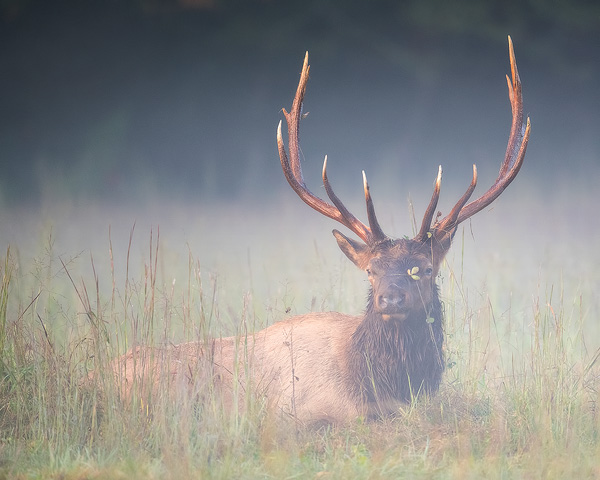
//> input picture code/examples/test.jpg, 600 x 480 px
$ ./HistogramEqualizationOpenMP   (built with g++ and OpenCV 4)
//> lines starting //> are read from the running program, lines starting //| are printed output that depends on the picture
#include <iostream>
#include <vector>
#include <cmath>
#include <omp.h>
#include "opencv2/highgui/highgui.hpp"
#include "opencv2/imgproc/imgproc.hpp"
#include <opencv2/core/utility.hpp>
#include <chrono>
using namespace cv;


void histogramEqualization2(Mat& image) {
    int num_rows = image.size[0];
    int num_cols = image.size[1];
    int total_pixels = num_rows * num_cols;

    // Calculate the histogram
    std::vector<int> histogram(256, 0);
    #pragma omp parallel default(shared)
    {
    #pragma omp for collapse(2) schedule(static)
    for (int i = 0; i < num_rows; ++i) {
        for (int j = 0; j < num_cols; ++j) {
            #pragma omp atomic
            ++histogram[image.at<uchar>(i, j)];
        }
    }

    // Calculate the cumulative distribution function (CDF)
    #pragma omp single
    std::vector<int> cdf(256, 0);
    cdf[0] = histogram[0];
    for (int i = 1; i < 256; ++i) {
        cdf[i] = cdf[i - 1] + histogram[i];
    }


    // Perform histogram equalization
    #pragma omp for collapse(2) schedule(static)
    for (int i = 0; i < num_rows; ++i) {
        for (int j = 0; j < num_cols; ++j) {
            int pixel_value = image.at<uchar>(i, j);

            float equalized_pixel_value = (cdf[pixel_value] / static_cast<float>(total_pixels)) * 255;

            image.at<uchar>(i, j) = static_cast<int>(round(equalized_pixel_value));
        }
    }
    }
}
void histogramEqualization(Mat& image, Mat& yuv, int num_rows, int num_cols) {
    int total_pixels = num_rows * num_cols;
    std::vector<int> histogram(256, 0);

    // Perform the color conversion and calculate the histogram
    #pragma omp parallel default(shared)
        {
    #pragma omp for collapse(2) schedule(static)

    for (int i = 0; i < num_rows; ++i) {
        for (int j = 0; j < num_cols; ++j) {
            Vec3b intensity = image.at<Vec3b>(i, j);

            uchar B = intensity.val[0];
            uchar G = intensity.val[1];
            uchar R = intensity.val[2];

            uchar Y = 0.299 * R + 0.587 * G + 0.114 * B;
            uchar U = -0.169 * R - 0.331 * G + 0.499 * B + 128;
            uchar V = 0.499 * R - 0.418 * G - 0.0813 * B + 128;


            Vec3b yuv_int = yuv.at<Vec3b>(i, j);
            yuv_int[0] = Y;
            yuv_int[1] = U;
            yuv_int[2] = V;

            yuv.at<Vec3b>(i, j) = yuv_int;
            #pragma omp atomic
            ++histogram[Y];
        }
    }

    //  Calculate the cumulative distribution function (CDF) and the min element of CDF greather than zero
    std::vector<int> cdf(256, 0);
    int cdf_min = 0;
    #pragma omp single
    {

    cdf[0] = histogram[0];

    for (int i = 1; i < 256; ++i) {
        cdf[i] = cdf[i - 1] + histogram[i];

    }
    for (int i = 0; i < 256; ++i) {
        if (cdf[i] != 0) {
            cdf_min = i;
            break;
        }
    }
    //std::cout << cdf_min << std::endl;
    }
    // Perform histogram equalization
    #pragma omp for collapse(2) schedule(static)
    for (int i = 0; i < num_rows; ++i) {
        for (int j = 0; j < num_cols; ++j) {
            Vec3b yuv_int = yuv.at<Vec3b>(i, j);

            uchar Y = static_cast<int>(round(255 * (cdf[yuv_int[0]] - cdf_min) / static_cast<float>(total_pixels - cdf_min)));
            uchar U = yuv_int[1];
            uchar V = yuv_int[2];

            uchar R = std::max(0, std::min(255, static_cast<int>(Y + 1.402 * (V - 128))));
            uchar G = std::max(0, std::min(255, static_cast<int>(Y - 0.344 * (U - 128) - 0.714 * (V - 128))));
            uchar B = std::max(0, std::min(255, static_cast<int>(Y + 1.772 * (U - 128))));

            Vec3b intensity = yuv.at<Vec3b>(i, j);
            intensity[0] = B;
            intensity[1] = G;
            intensity[2] = R;
            yuv.at<Vec3b>(i, j) = intensity;


        }
    }
    }
}
int main() {
    //Load and show the image
    std::string image_path = samples::findFile("test.jpg");
    Mat image = imread(image_path);
//> image is the input picture: 480 rows x 600 cols, CV_8UC3; mean B, G, R 139.3, 140.9, 141.7
    resize(image, image, Size(500, 500), INTER_NEAREST);
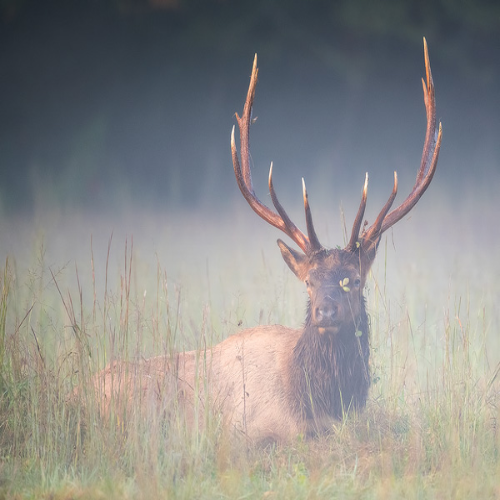
//> image: 500 rows x 500 cols, CV_8UC3; mean B, G, R 139.2, 140.8, 141.6

    std::vector<int> times(10, 0);
    int num_rows = image.size[0];
//> num_rows = 500
    int num_cols = image.size[1];
//> num_cols = 500
    Mat yuv(Size(num_cols, num_rows), CV_8UC3);

    for (int i = 0; i < 10; ++i) {
        //imshow("Display window 1", image);
        //waitKey(0);

        // Perform histogram equalization
        auto start = std::chrono::system_clock::now();
        histogramEqualization(image, yuv, num_rows, num_cols);
        std::chrono::duration<double> duration = (std::chrono::system_clock::now() - start);

        //std::cout << "Finished in:" << duration.count()*1000<< " milliseconds" << std::endl;
        times[i] = std::chrono::duration_cast<std::chrono::milliseconds>(duration).count();
    }
//> this loop made 10 passes
//> pass 1, `histogramEqualization(image, yuv, num_rows, num_cols);`:
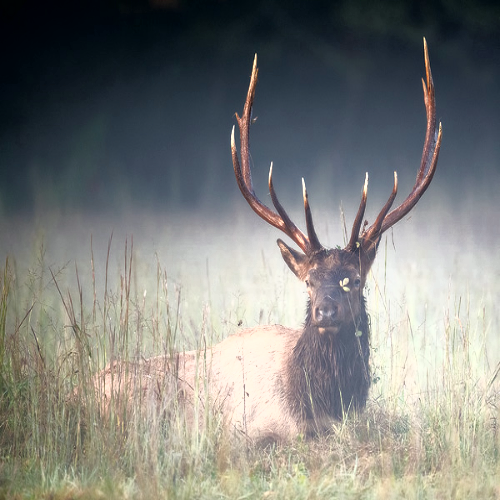
//> yuv: 500 rows x 500 cols, CV_8UC3; mean B, G, R 124.8, 128.3, 127.5
    // Show and save the image
    float mean_time = 0;
    for (int i = 0; i < 10; ++i) {
        mean_time += times[i];
    }

    std::cout << "Average execution time : " << mean_time / times.size() << " milliseconds" << std::endl;
    //imshow("Display window 2", yuv);
    //waitKey(0);
    imwrite("test2.png", yuv);
    return 0;
}
